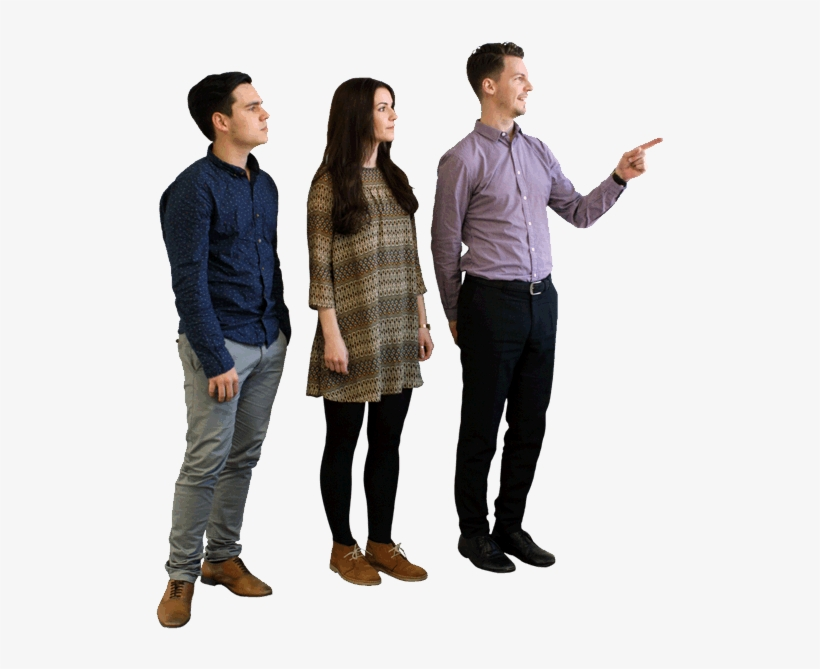
#> input picture Picture/pointing.png, 820 x 669 px
$ python elbowtesting2.py
#> lines starting #> are read from the running program, lines starting #| are printed output that depends on the picture; after the words box and inside, x2 and y2 are one past the last pixel; in counts of white or black regions, pixels touching at a corner belong together
import cv2 as cv
import numpy as np

img = cv.imread('Picture/pointing.png')
#> img is the input picture: shape (669, 820, 3); mean B, G, R 198.7, 199.2, 201.5
cv.imshow('Image', img)

gray = cv.cvtColor(img, cv.COLOR_BGR2GRAY)
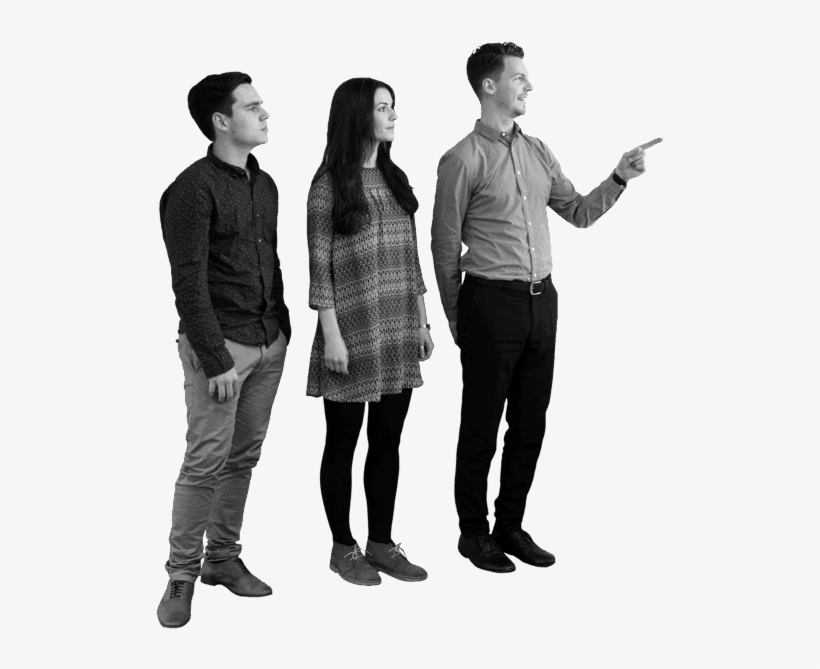
#> gray: shape (669, 820); min 0, max 248, mean 199.8

gauss = cv.GaussianBlur(gray, (9,9), 0)
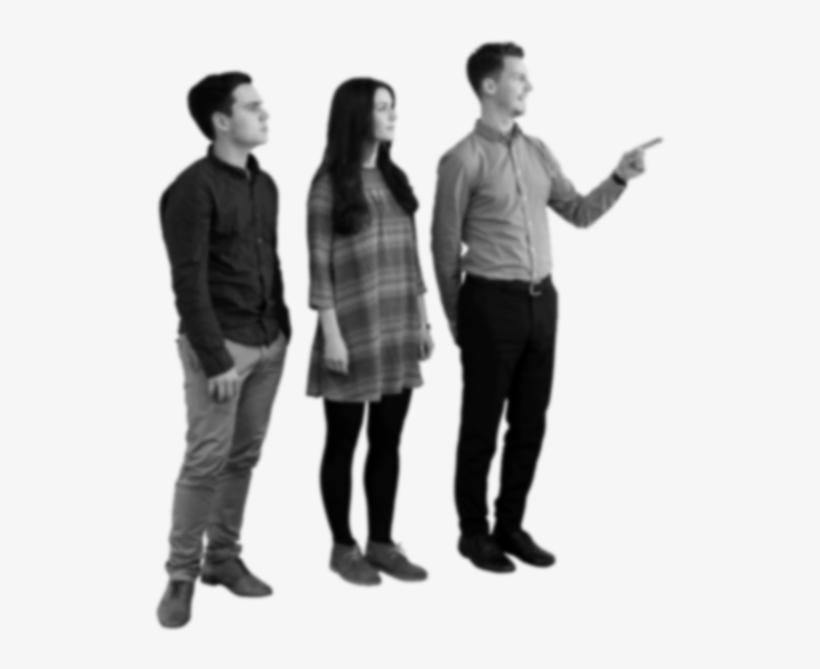
#> gauss: shape (669, 820); min 0, max 246, mean 199.8

canny = cv.Canny(gauss, 125, 175)
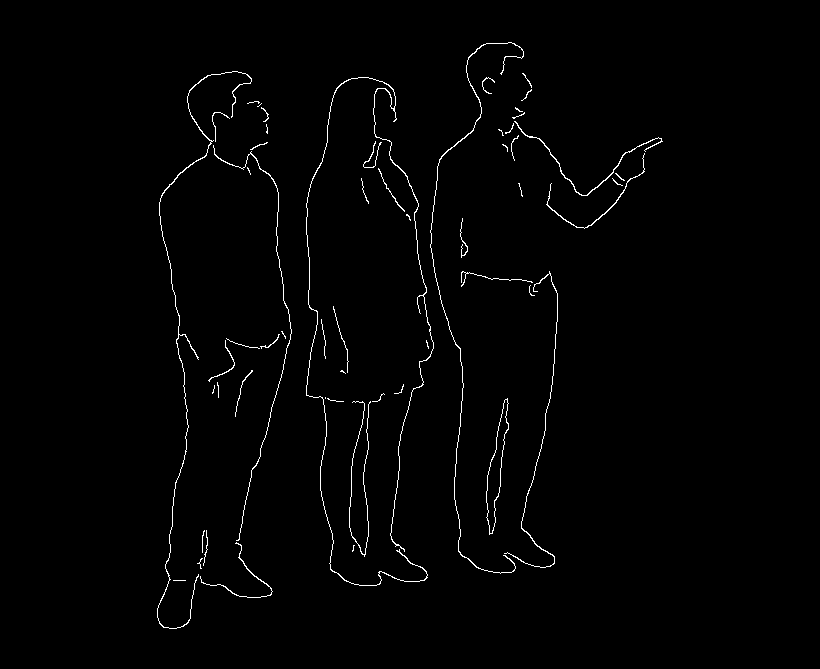
#> canny: shape (669, 820); 1.2% white in thin lines or dots, all inside (x1, y1, x2, y2) = (157, 42, 663, 629)
cv.imshow('Canny', canny)

corners = cv.goodFeaturesToTrack(canny,50,0.01,10)
#> corners = 50 rows, first 8: [364, 554], [505, 133], [252, 370], [406, 214], [392, 107], [489, 533], [507, 399], [463, 254]
corners = np.int0(corners)
for i in corners:
    x,y = i.ravel()
    cv.circle(img,(x,y),3,255,-1)
#> this loop made 50 passes
#> (x, y) on passes 1 to 12: (364, 554), (505, 133), (252, 370), (406, 214), (392, 107), (489, 533), (507, 399), (463, 254), (180, 334), (423, 295), (250, 154), (535, 289)
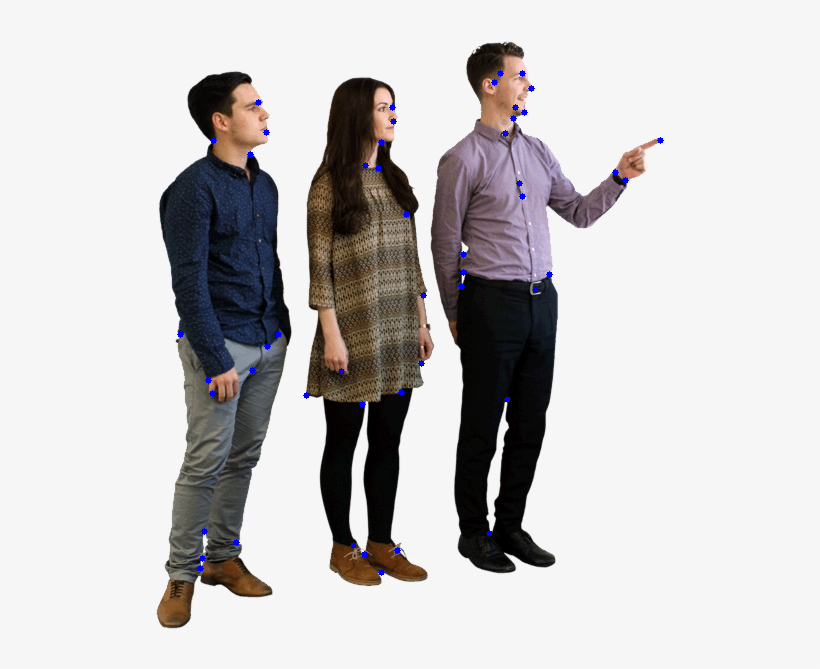
#> img: shape (669, 820, 3); 0.26% of pixels changed, all inside (x1, y1, x2, y2) = (177, 70, 664, 576)

cv.imshow('Img', img)

cv.waitKey(0)
